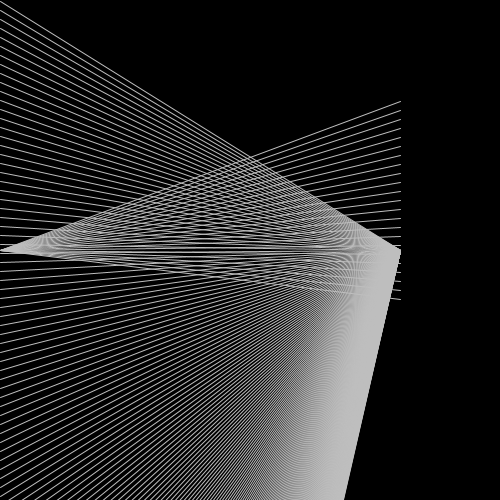
Frame 1 (no input)
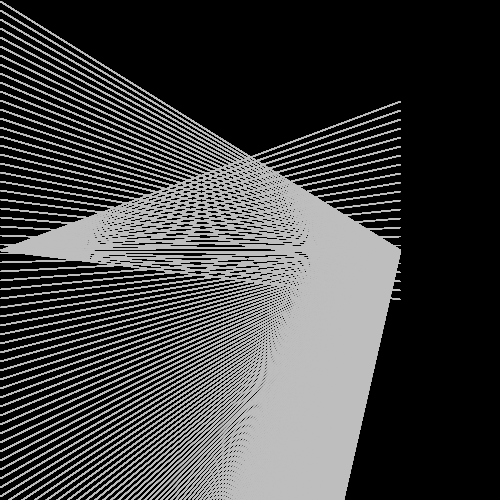
Frame 60 (the mouse pressed at the canvas centre just before this capture)
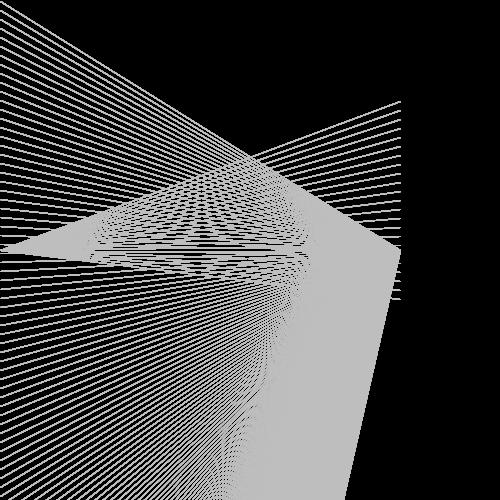
Frame 120 (the mouse held since frame 60 and released just before this capture)

The Processing sketch that drew these frames (run headless with seeded random() and noise(); from frame 60 on, the mouse is pressed at the canvas centre):

// Processing sketch: processing_138076
// ── processing_138076.pde

   
   void setup(){
     
   
   size(500, 500);
  background(0);
  stroke(190);
  smooth();
   }
   
 
 void draw() {
 int a=1;
int b=1;
 
 
 while(a<=200){
    line(0,250,400,a+100);
    a=a+9;
        tint(2, 0,20); 

  }
  while(b<=2000){
    line(0,b,400,250);
    b=b+9;
    tint(2, 10,20); 
  }
  
 }
